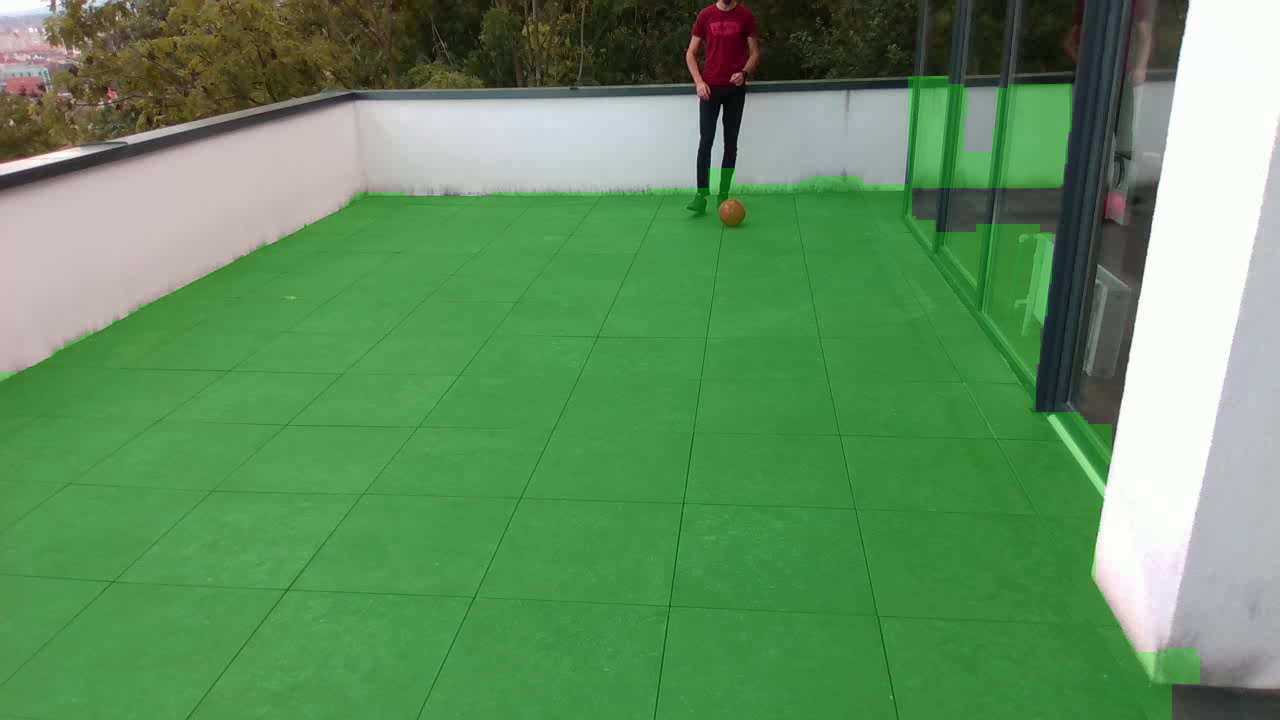
#> input picture complete_application/floor_overlay.png, 1280 x 720 px
$ python -i floor_segmentation.py   (imports and definitions only)
#> lines starting #> are read from the running program, lines starting #| are printed output that depends on the picture; after the words box and inside, x2 and y2 are one past the last pixel; in counts of white or black regions, pixels touching at a corner belong together
#> further down, picture is the input picture: shape (720, 1280, 3); mean B, G, R 94.3, 144.4, 97.9
"""
floor_segmentation.py

Floor segmentation and homography estimation utilities.

Responsibilities:
- Read the first frame from the RGB video.
- Segment the floor region using KMeans clustering and simple heuristics.
- Create an overlay for debugging the segmentation.
- Compute a homography from the original camera frame to a 2D top-view
  (bird's-eye) coordinate system.
"""

import cv2
import numpy as np
from sklearn.cluster import KMeans
import math

from config import TOP_W, TOP_H


# [22 lines left out: function read_first_frame, not called in this run]


def segment_floor_kmeans(bgr_img, k=4):
    """
    WHAT:
        Segment the floor in the reference frame using KMeans in BGR color space
        combined with simple heuristics. Returns a binary floor mask.

    WHY:
        We need a floor mask to:
        - restrict ball detection only to the relevant ground plane region,
        - define a bounding box used for camera motion tracking,
        - later map both the ball and the camera onto a stable top-view plane.
    """
#> called with k = 4
    h, w = bgr_img.shape[:2]
#> h = 720; w = 1280

    # Downscale for faster clustering (KMeans on full HD can be slow).
    scale = 0.25
    small = cv2.resize(bgr_img, (int(w * scale), int(h * scale)))
    sh, sw = small.shape[:2]
#> sh = 180; sw = 320

    data = small.reshape(-1, 3).astype(np.float32)

    # KMeans clustering in BGR space
    kmeans = KMeans(n_clusters=k, n_init=5, random_state=0)
    kmeans.fit(data)
    labels = kmeans.labels_.reshape(sh, sw)

    # Convert to LAB to get luminance (L channel) for floor heuristics
    lab_small = cv2.cvtColor(small, cv2.COLOR_BGR2LAB)
#> lab_small: shape (180, 320, 3); mean of channels 0, 1, 2 141.7, 103.3, 150.3
    L = lab_small[:, :, 0]
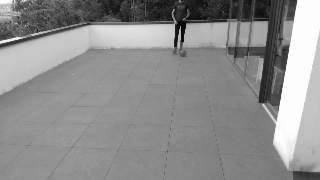
#> L: shape (180, 320); min 5, max 255, mean 141.7

    best_score = -math.inf
    best_idx = 0

    # Heuristic: the floor is assumed to be:
    # - mostly in the lower part of the image (large mean y),
    # - taking up a significant area (large area fraction),
    # - not extremely bright (medium luminance).
    for i in range(k):
        ys, xs = np.where(labels == i)
        if ys.size == 0:
            continue

        frac_bottom = ys.mean() / sh           # 0 at top, 1 at bottom
        area_frac = ys.size / float(sh * sw)   # area fraction of the cluster
        mean_L = L[ys, xs].mean() / 255.0      # normalized luminance

        # Simple scoring function: prefer bottom, large, medium-bright region.
        score = frac_bottom + 0.5 * area_frac - 0.3 * mean_L

        if score > best_score:
            best_score = score
            best_idx = i
#> this loop made 4 passes
#> (mean_L, score, best_score) on pass 1: (0.543, 0.777, 0.777)
#> (mean_L, score) on passes 2 to 4: (0.747, 0.202), (0.225, 0.171), (0.977, 0.137)
#> after the loop, best_idx = 0; best_score = 0.777

    # Binary mask for the selected cluster in the downscaled image
    floor_mask_small = (labels == best_idx).astype(np.uint8) * 255
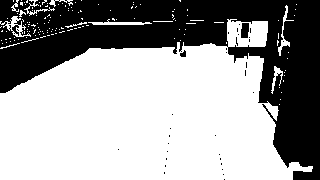
#> floor_mask_small: shape (180, 320); 62% white; 34 black regions (31 under 20 px), largest, box (x1, y1, x2, y2) and area: (0, 0, 320, 180) 21671, (241, 23, 249, 38) 108, (180, 50, 186, 57) 29

    # Upsample mask to the original resolution
    floor_mask = cv2.resize(
        floor_mask_small, (w, h), interpolation=cv2.INTER_NEAREST
    )
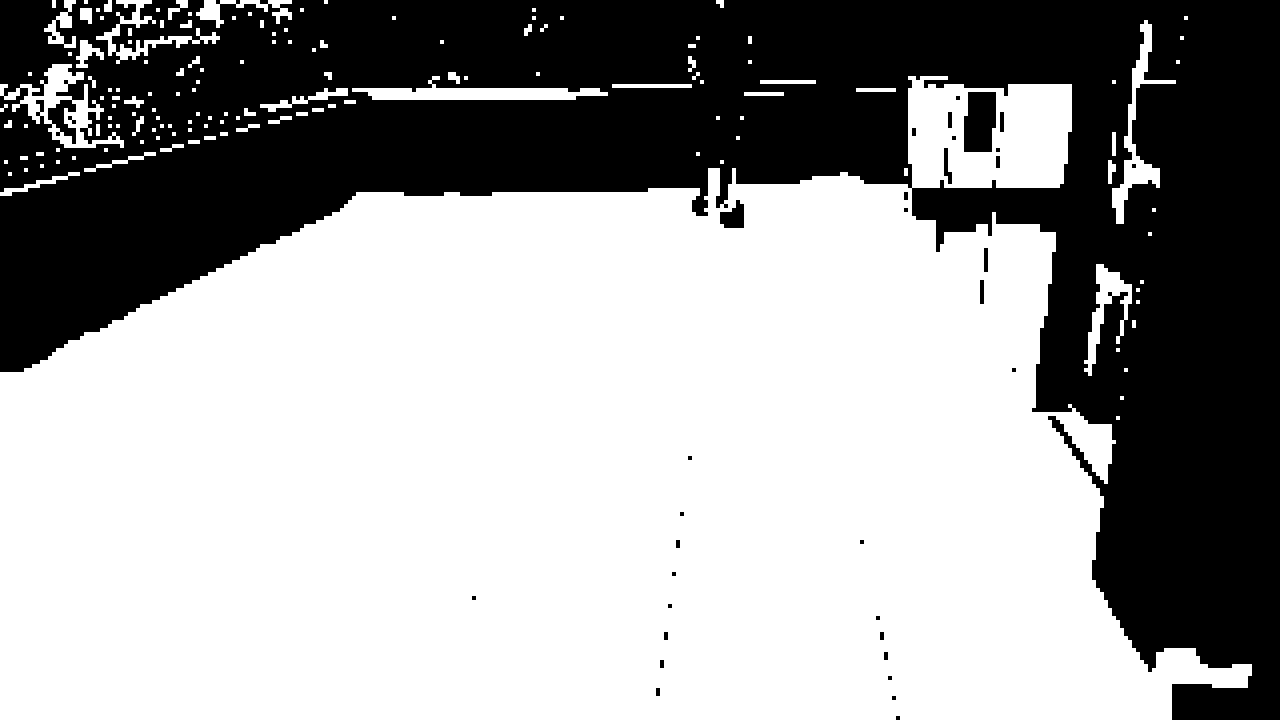
#> floor_mask: shape (720, 1280); 62% white; 34 black regions (16 under 20 px), largest, box (x1, y1, x2, y2) and area: (0, 0, 1280, 720) 346736, (964, 92, 996, 152) 1728, (720, 200, 744, 228) 464

    # Morphological operations to remove small holes and noise
    kernel = np.ones((25, 25), np.uint8)
    floor_mask = cv2.morphologyEx(floor_mask, cv2.MORPH_CLOSE, kernel)
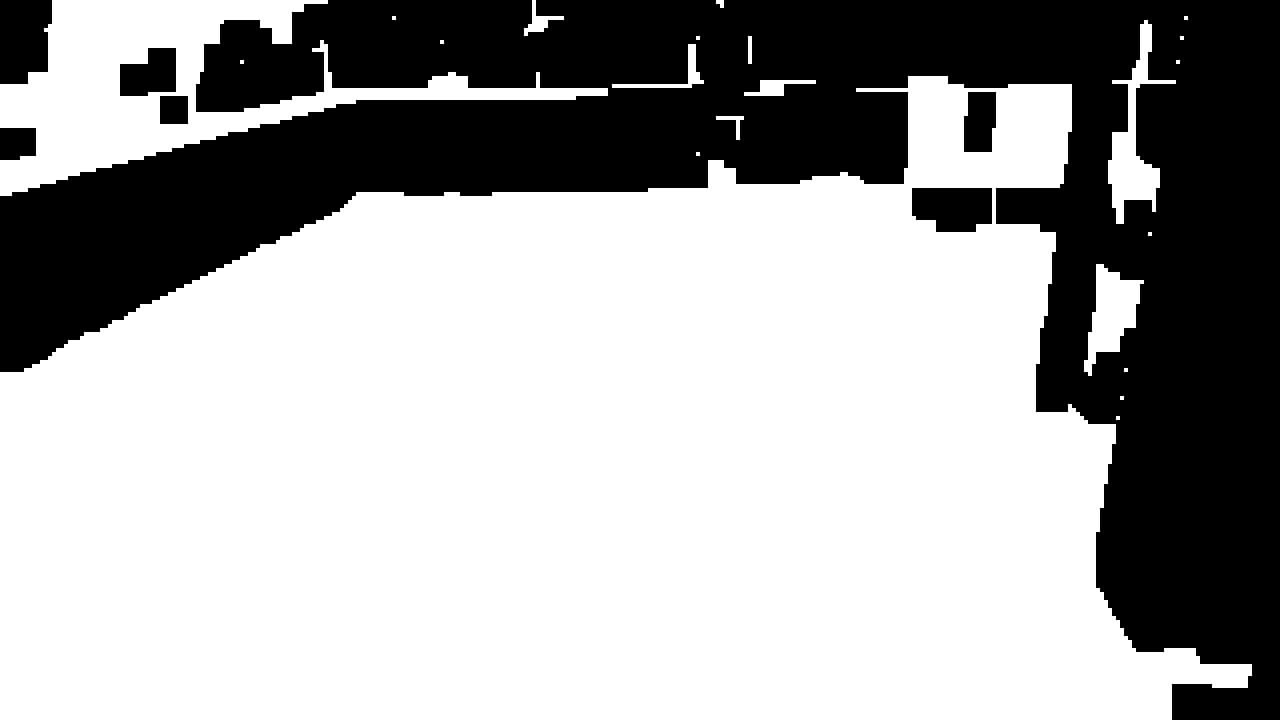
#> floor_mask: shape (720, 1280); 65.3% white; 7 black regions, largest, box (x1, y1, x2, y2) and area: (0, 0, 1280, 720) 306752, (0, 0, 52, 84) 3872, (912, 188, 992, 232) 3088
    floor_mask = cv2.morphologyEx(floor_mask, cv2.MORPH_OPEN, kernel)
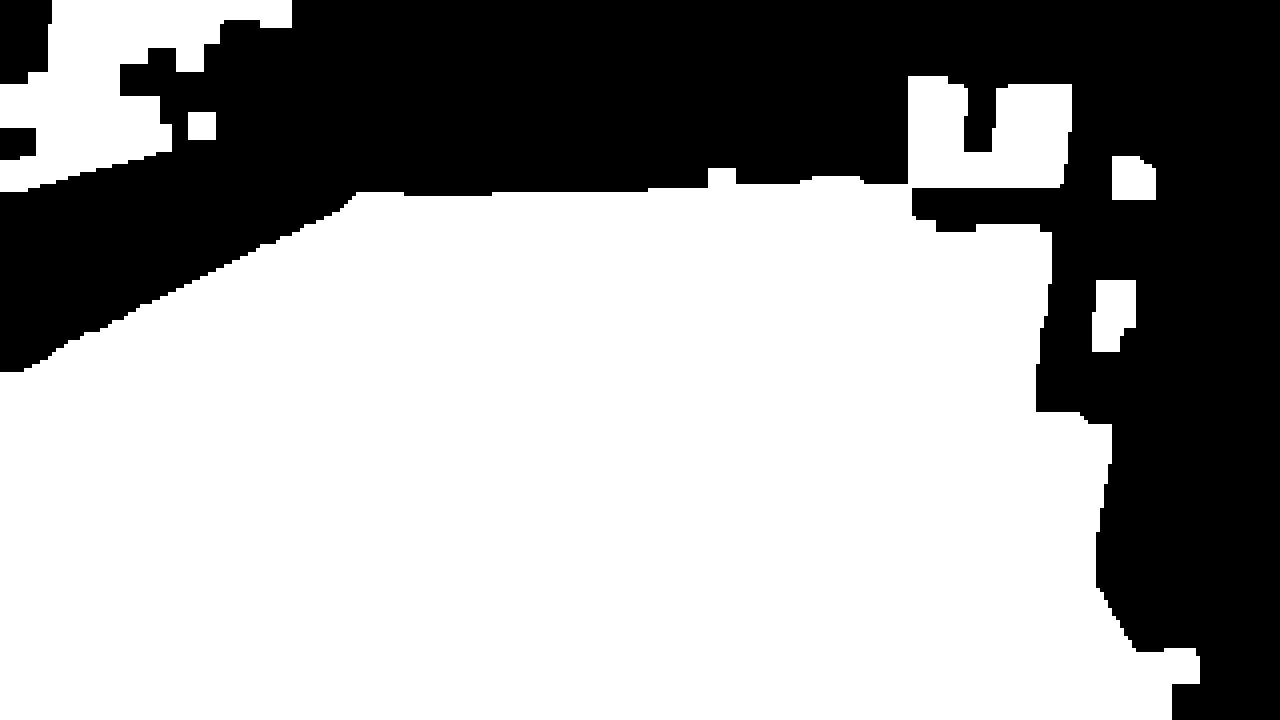
#> floor_mask: shape (720, 1280); 63.6% white; 3 black regions

    # Keep only the largest connected component (assumed to be the full floor)
    contours, _ = cv2.findContours(
        floor_mask, cv2.RETR_EXTERNAL, cv2.CHAIN_APPROX_SIMPLE
    )
#> contours = 5 contours; box (x1, y1, x2, y2) and area: (0, 76, 1200, 720) 551998, (0, 0, 292, 192) 26450, (1092, 280, 1136, 352) 2574, (1112, 156, 1156, 200) 1722, (188, 112, 216, 140) 729
    if not contours:
        raise RuntimeError("Could not find any floor contour.")

    largest = max(contours, key=cv2.contourArea)
#> largest = contour of 295 points, box (x1, y1, x2, y2) (0, 76, 1200, 720), area 551998
    mask_clean = np.zeros_like(floor_mask)
    cv2.drawContours(mask_clean, [largest], -1, 255, thickness=-1)
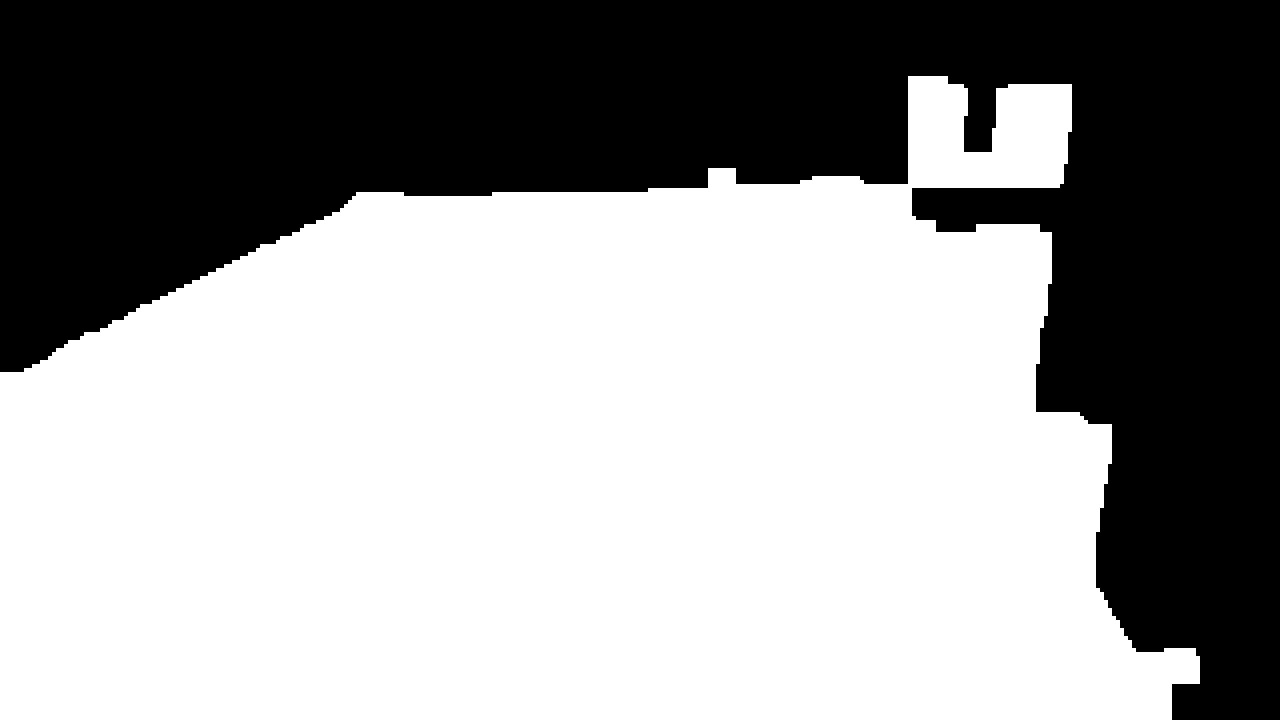
#> mask_clean: shape (720, 1280); 60.1% white; 1 black region, box (x1, y1, x2, y2) and area: (0, 0, 1280, 720) 367504

    return mask_clean


# [65 lines left out: functions create_overlay, compute_topview_and_H, not called in this run]

>>> import cv2
>>> picture = cv2.imread('floor_overlay.png')
>>> result = segment_floor_kmeans(picture)

$ run again, on complete_application/floor_topview_rgb.png
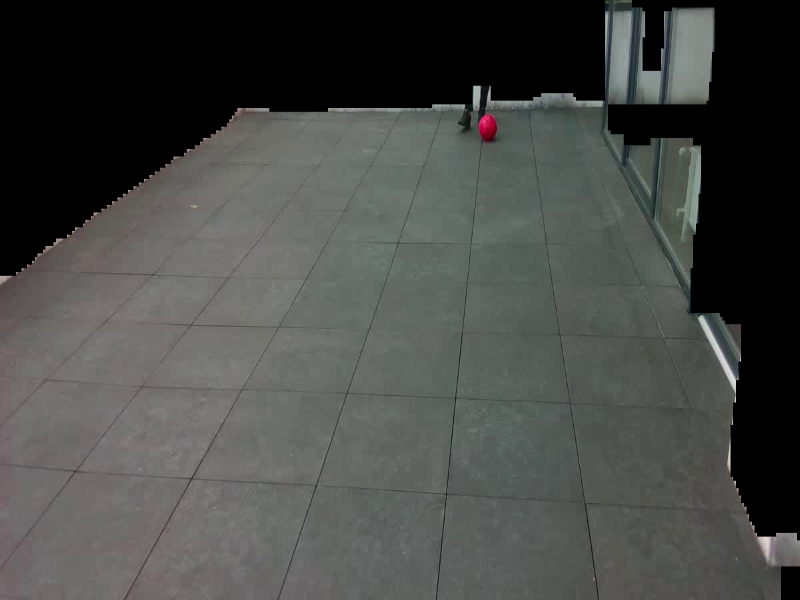
#> input picture complete_application/floor_topview_rgb.png, 800 x 600 px
#> picture is the input picture: shape (600, 800, 3); mean B, G, R 70.2, 72.7, 70.9
#> lab_small: shape (150, 200, 3); mean of channels 0, 1, 2 78, 126.8, 129.2
#> the loop in segment_floor_kmeans, `for i in range(k):` made 4 passes
#> (mean_L, score, best_score) on pass 1: (0.352, 0.622, 0.622)
#> after the loop in segment_floor_kmeans, `for i in range(k):`: best_idx = 0; best_score = 0.622
#> in segment_floor_kmeans, `floor_mask_small = (labels == best_idx).astype(np.uint8) * 255`:
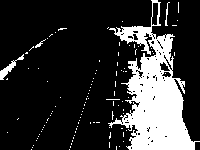
#> floor_mask_small: shape (150, 200); 20.4% white; 107 white regions (103 under 20 px), largest, box (x1, y1, x2, y2) and area: (108, 0, 200, 150) 5661, (0, 54, 24, 80) 148, (165, 2, 170, 26) 38, (35, 39, 46, 48) 26
#> contours = 3 contours; box (x1, y1, x2, y2) and area: (436, 104, 780, 600) 106420, (604, 0, 672, 104) 6454, (0, 276, 32, 320) 1333
#> largest = contour of 142 points, box (x1, y1, x2, y2) (436, 104, 780, 600), area 106420
#> in segment_floor_kmeans, `cv2.drawContours(mask_clean, [largest], -1, 255, thickness=-1)`:
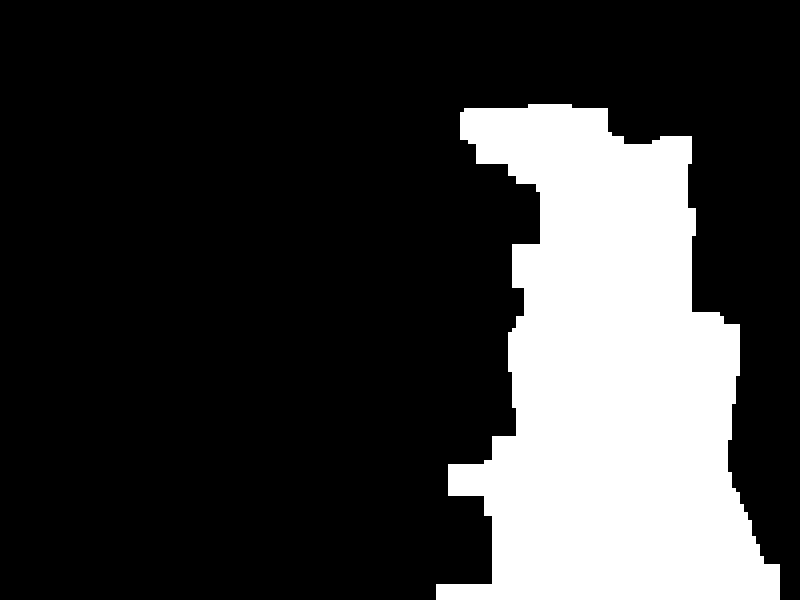
#> mask_clean: shape (600, 800); 22.4% white; 1 white region, box (x1, y1, x2, y2) and area: (436, 104, 780, 600) 107408
